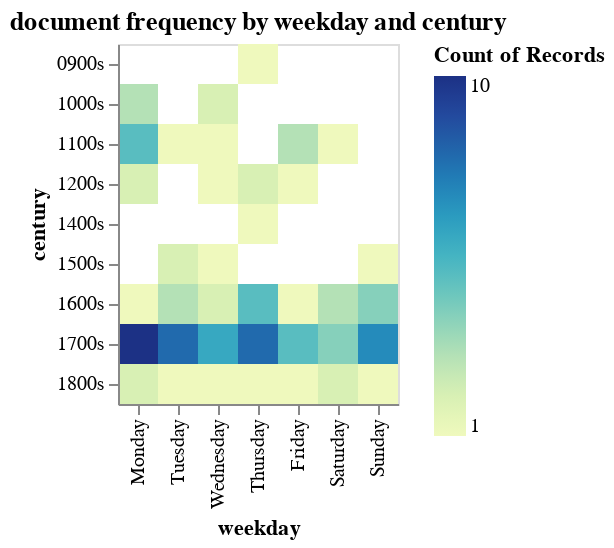

The cell this chart's notebook holds for it:
### Code cell
alt.Chart(weekday_dates[['undate_weekday', 'undate_weekday_name', 'pgpid', 'century']]).mark_rect().encode(
    alt.X('undate_weekday_name', sort=days, title='weekday'),
    alt.Y('century'),
    alt.Color('count(pgpid)')
).properties(title='document frequency by weekday and century')

### Figure 1 — Vega-Lite specification as saved in the notebook (floating-point values rounded to 4 significant figures)
{"config": {"view": {"continuousWidth": 300, "continuousHeight": 300}}, "data": {"name": "data-209777b56ca014df130c8201aed4ef5e"}, "mark": {"type": "rect"}, "encoding": {"color": {"aggregate": "count", "field": "pgpid", "type": "quantitative"}, "x": {"field": "undate_weekday_name", "sort": ["Monday", "Tuesday", "Wednesday", "Thursday", "Friday", "Saturday", "Sunday"], "title": "weekday", "type": "nominal"}, "y": {"field": "century", "type": "nominal"}}, "title": "document frequency by weekday and century", "$schema": "https://vega.github.io/schema/vega-lite/v5.20.1.json", "datasets": {"data-209777b56ca014df130c8201aed4ef5e": [{"undate_weekday": 3, "undate_weekday_name": "Thursday", "pgpid": 1377, "century": "1200s"}, {"undate_weekday": 1, "undate_weekday_name": "Tuesday", "pgpid": 2550, "century": "1100s"}, {"undate_weekday": 0, "undate_weekday_name": "Monday", "pgpid": 2649, "century": "1100s"}, {"undate_weekday": 2, "undate_weekday_name": "Wednesday", "pgpid": 2739, "century": "1000s"}, {"undate_weekday": 3, "undate_weekday_name": "Thursday", "pgpid": 4026, "century": "1200s"}, {"undate_weekday": 0, "undate_weekday_name": "Monday", "pgpid": 5393, "century": "1000s"}, {"undate_weekday": 3, "undate_weekday_name": "Thursday", "pgpid": 6318, "century": "0900s"}, {"undate_weekday": 0, "undate_weekday_name": "Monday", "pgpid": 6419, "century": "1100s"}, {"undate_weekday": 0, "undate_weekday_name": "Monday", "pgpid": 6869, "century": "1000s"}, {"undate_weekday": 3, "undate_weekday_name": "Thursday", "pgpid": 6947, "century": "1400s"}, {"undate_weekday": 2, "undate_weekday_name": "Wednesday", "pgpid": 7237, "century": "1100s"}, {"undate_weekday": 2, "undate_weekday_name": "Wednesday", "pgpid": 7381, "century": "1000s"}, {"undate_weekday": 4, "undate_weekday_name": "Friday", "pgpid": 7637, "century": "1100s"}, {"undate_weekday": 4, "undate_weekday_name": "Friday", "pgpid": 7642, "century": "1200s"}, {"undate_weekday": 5, "undate_weekday_name": "Saturday", "pgpid": 8332, "century": "1100s"}, {"undate_weekday": 0, "undate_weekday_name": "Monday", "pgpid": 9073, "century": "1100s"}, {"undate_weekday": 4, "undate_weekday_name": "Friday", "pgpid": 11227, "century": "1100s"}, {"undate_weekday": 6, "undate_weekday_name": "Sunday", "pgpid": 19648, "century": "1500s"}, {"undate_weekday": 2, "undate_weekday_name": "Wednesday", "pgpid": 19649, "century": "1500s"}, {"undate_weekday": 0, "undate_weekday_name": "Monday", "pgpid": 21094, "century": "1100s"}, {"undate_weekday": 1, "undate_weekday_name": "Tuesday", "pgpid": 25879, "century": "1500s"}, {"undate_weekday": 0, "undate_weekday_name": "Monday", "pgpid": 26510, "century": "1200s"}, {"undate_weekday": 6, "undate_weekday_name": "Sunday", "pgpid": 27479, "century": "1700s"}, {"undate_weekday": 4, "undate_weekday_name": "Friday", "pgpid": 27482, "century": "1700s"}, {"undate_weekday": 3, "undate_weekday_name": "Thursday", "pgpid": 27484, "century": "1600s"}, {"undate_weekday": 2, "undate_weekday_name": "Wednesday", "pgpid": 27485, "century": "1800s"}, {"undate_weekday": 2, "undate_weekday_name": "Wednesday", "pgpid": 27487, "century": "1600s"}, {"undate_weekday": 3, "undate_weekday_name": "Thursday", "pgpid": 27489, "century": "1700s"}, {"undate_weekday": 6, "undate_weekday_name": "Sunday", "pgpid": 27490, "century": "1600s"}, {"undate_weekday": 0, "undate_weekday_name": "Monday", "pgpid": 27491, "century": "1700s"}, {"undate_weekday": 6, "undate_weekday_name": "Sunday", "pgpid": 27493, "century": "1600s"}, {"undate_weekday": 0, "undate_weekday_name": "Monday", "pgpid": 27495, "century": "1700s"}, {"undate_weekday": 5, "undate_weekday_name": "Saturday", "pgpid": 27496, "century": "1700s"}, {"undate_weekday": 4, "undate_weekday_name": "Friday", "pgpid": 27497, "century": "1600s"}, {"undate_weekday": 5, "undate_weekday_name": "Saturday", "pgpid": 27498, "century": "1600s"}, {"undate_weekday": 1, "undate_weekday_name": "Tuesday", "pgpid": 27499, "century": "1700s"}, {"undate_weekday": 2, "undate_weekday_name": "Wednesday", "pgpid": 27500, "century": "1700s"}, {"undate_weekday": 4, "undate_weekday_name": "Friday", "pgpid": 27507, "century": "1700s"}, {"undate_weekday": 3, "undate_weekday_name": "Thursday", "pgpid": 27509, "century": "1700s"}, {"undate_weekday": 1, "undate_weekday_name": "Tuesday", "pgpid": 27511, "century": "1600s"}, {"undate_weekday": 6, "undate_weekday_name": "Sunday", "pgpid": 27514, "century": "1700s"}, {"undate_weekday": 5, "undate_weekday_name": "Saturday", "pgpid": 27515, "century": "1600s"}, {"undate_weekday": 0, "undate_weekday_name": "Monday", "pgpid": 27516, "century": "1700s"}, {"undate_weekday": 6, "undate_weekday_name": "Sunday", "pgpid": 27517, "century": "1700s"}, {"undate_weekday": 6, "undate_weekday_name": "Sunday", "pgpid": 27546, "century": "1700s"}, {"undate_weekday": 1, "undate_weekday_name": "Tuesday", "pgpid": 27587, "century": "1700s"}, {"undate_weekday": 5, "undate_weekday_name": "Saturday", "pgpid": 27588, "century": "1800s"}, {"undate_weekday": 1, "undate_weekday_name": "Tuesday", "pgpid": 27589, "century": "1700s"}, {"undate_weekday": 3, "undate_weekday_name": "Thursday", "pgpid": 27721, "century": "1600s"}, {"undate_weekday": 2, "undate_weekday_name": "Wednesday", "pgpid": 27758, "century": "1600s"}, {"undate_weekday": 3, "undate_weekday_name": "Thursday", "pgpid": 27760, "century": "1600s"}, {"undate_weekday": 6, "undate_weekday_name": "Sunday", "pgpid": 27766, "century": "1700s"}, {"undate_weekday": 0, "undate_weekday_name": "Monday", "pgpid": 27767, "century": "1700s"}, {"undate_weekday": 1, "undate_weekday_name": "Tuesday", "pgpid": 27768, "century": "1700s"}, {"undate_weekday": 3, "undate_weekday_name": "Thursday", "pgpid": 27769, "century": "1700s"}, {"undate_weekday": 2, "undate_weekday_name": "Wednesday", "pgpid": 27774, "century": "1700s"}, {"undate_weekday": 2, "undate_weekday_name": "Wednesday", "pgpid": 27775, "century": "1700s"}, {"undate_weekday": 1, "undate_weekday_name": "Tuesday", "pgpid": 27776, "century": "1700s"}, {"undate_weekday": 3, "undate_weekday_name": "Thursday", "pgpid": 27777, "century": "1700s"}, {"undate_weekday": 2, "undate_weekday_name": "Wednesday", "pgpid": 27779, "century": "1700s"}, {"undate_weekday": 0, "undate_weekday_name": "Monday", "pgpid": 27783, "century": "1700s"}, {"undate_weekday": 0, "undate_weekday_name": "Monday", "pgpid": 27785, "century": "1700s"}, {"undate_weekday": 0, "undate_weekday_name": "Monday", "pgpid": 27787, "century": "1700s"}, {"undate_weekday": 3, "undate_weekday_name": "Thursday", "pgpid": 27789, "century": "1700s"}, {"undate_weekday": 3, "undate_weekday_name": "Thursday", "pgpid": 27790, "century": "1700s"}, {"undate_weekday": 3, "undate_weekday_name": "Thursday", "pgpid": 27791, "century": "1700s"}, {"undate_weekday": 1, "undate_weekday_name": "Tuesday", "pgpid": 27792, "century": "1500s"}, {"undate_weekday": 5, "undate_weekday_name": "Saturday", "pgpid": 27793, "century": "1700s"}, {"undate_weekday": 0, "undate_weekday_name": "Monday", "pgpid": 27794, "century": "1700s"}, {"undate_weekday": 1, "undate_weekday_name": "Tuesday", "pgpid": 27795, "century": "1700s"}, {"undate_weekday": 3, "undate_weekday_name": "Thursday", "pgpid": 27798, "century": "1800s"}, {"undate_weekday": 6, "undate_weekday_name": "Sunday", "pgpid": 27800, "century": "1800s"}, {"undate_weekday": 4, "undate_weekday_name": "Friday", "pgpid": 27802, "century": "1800s"}, {"undate_weekday": 1, "undate_weekday_name": "Tuesday", "pgpid": 27805, "century": "1800s"}, {"undate_weekday": 5, "undate_weekday_name": "Saturday", "pgpid": 27807, "century": "1800s"}, {"undate_weekday": 0, "undate_weekday_name": "Monday", "pgpid": 27808, "century": "1800s"}, {"undate_weekday": 0, "undate_weekday_name": "Monday", "pgpid": 27820, "century": "1800s"}, {"undate_weekday": 5, "undate_weekday_name": "Saturday", "pgpid": 27920, "century": "1700s"}, {"undate_weekday": 4, "undate_weekday_name": "Friday", "pgpid": 27921, "century": "1700s"}, {"undate_weekday": 5, "undate_weekday_name": "Saturday", "pgpid": 27930, "century": "1600s"}, {"undate_weekday": 6, "undate_weekday_name": "Sunday", "pgpid": 27962, "century": "1600s"}, {"undate_weekday": 6, "undate_weekday_name": "Sunday", "pgpid": 27963, "century": "1700s"}, {"undate_weekday": 4, "undate_weekday_name": "Friday", "pgpid": 27965, "century": "1700s"}, {"undate_weekday": 3, "undate_weekday_name": "Thursday", "pgpid": 27967, "century": "1600s"}, {"undate_weekday": 4, "undate_weekday_name": "Friday", "pgpid": 28021, "century": "1700s"}, {"undate_weekday": 2, "undate_weekday_name": "Wednesday", "pgpid": 28022, "century": "1700s"}, {"undate_weekday": 6, "undate_weekday_name": "Sunday", "pgpid": 28023, "century": "1700s"}, {"undate_weekday": 0, "undate_weekday_name": "Monday", "pgpid": 28031, "century": "1700s"}, {"undate_weekday": 0, "undate_weekday_name": "Monday", "pgpid": 28038, "century": "1700s"}, {"undate_weekday": 1, "undate_weekday_name": "Tuesday", "pgpid": 28039, "century": "1700s"}, {"undate_weekday": 3, "undate_weekday_name": "Thursday", "pgpid": 28045, "century": "1600s"}, {"undate_weekday": 2, "undate_weekday_name": "Wednesday", "pgpid": 28053, "century": "1700s"}, {"undate_weekday": 6, "undate_weekday_name": "Sunday", "pgpid": 28060, "century": "1600s"}, {"undate_weekday": 5, "undate_weekday_name": "Saturday", "pgpid": 28066, "century": "1700s"}, {"undate_weekday": 1, "undate_weekday_name": "Tuesday", "pgpid": 28068, "century": "1700s"}, {"undate_weekday": 3, "undate_weekday_name": "Thursday", "pgpid": 28071, "century": "1700s"}, {"undate_weekday": 0, "undate_weekday_name": "Monday", "pgpid": 28072, "century": "1600s"}, {"undate_weekday": 1, "undate_weekday_name": "Tuesday", "pgpid": 28073, "century": "1600s"}, {"undate_weekday": 1, "undate_weekday_name": "Tuesday", "pgpid": 28085, "century": "1600s"}, {"undate_weekday": 0, "undate_weekday_name": "Monday", "pgpid": 34623, "century": "1200s"}, {"undate_weekday": 2, "undate_weekday_name": "Wednesday", "pgpid": 35264, "century": "1200s"}, {"undate_weekday": 0, "undate_weekday_name": "Monday", "pgpid": 39564, "century": "1000s"}, {"undate_weekday": 0, "undate_weekday_name": "Monday", "pgpid": 40035, "century": "1100s"}, {"undate_weekday": 4, "undate_weekday_name": "Friday", "pgpid": 40036, "century": "1100s"}]}}
